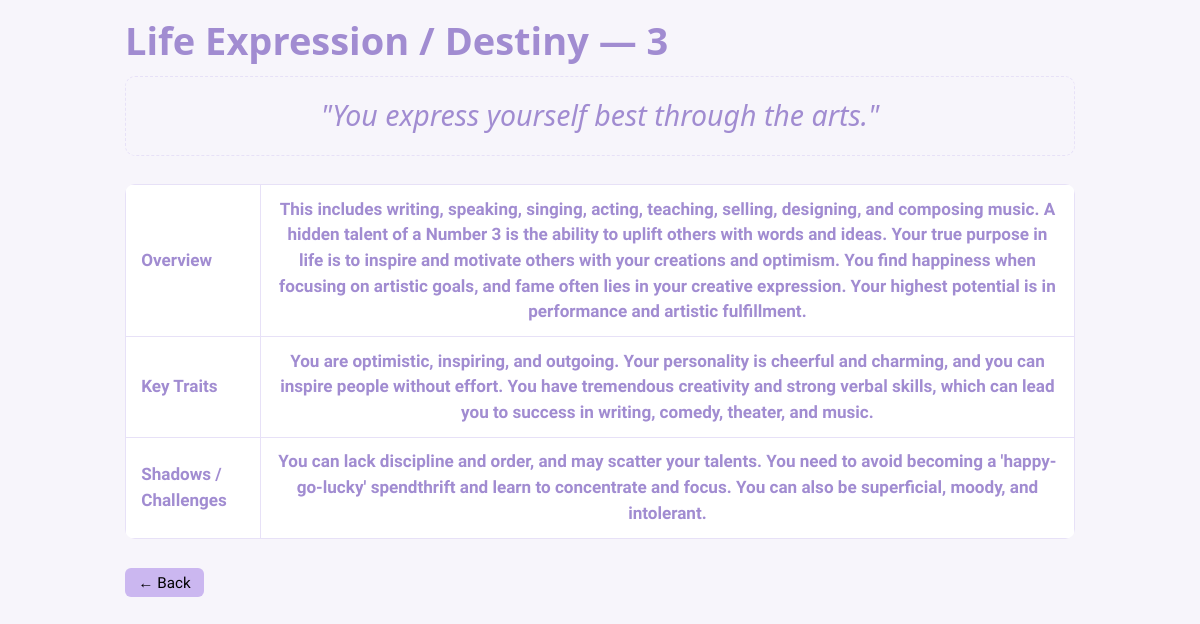
Screenshot of /numerology/details/life-expression/3 (signed in) with the database file from the repository.
### numerology_app/models.py (models this page shows)
class LifeExpression(db.Model):
    __tablename__ = "life_expression"
    id = db.Column(db.Integer, primary_key=True)
    number = db.Column(db.String(5), nullable=False, unique=True)
    description = db.Column(db.Text)
    key_traits = db.Column(db.Text)
    shadows = db.Column(db.Text)

### numerology_app/routes/numerology_details.py (the view)
@numerology_details_bp.route("/life-expression/<int:number>")
def life_expression_detail(number):
    data = LifeExpression.query.filter_by(number=str(number)).first()
    return render_template("numerology/details/life_expression.html", number=number, data=data)

### numerology_app/routes/numerology_details.py (called while the page is built)
@numerology_details_bp.before_request
def require_login():
    if "user" not in session:
        flash("You must be logged in to view this page.", "error")
        return redirect(url_for("auth.login"))

### numerology_app/templates/numerology/details/life_expression.html (shortened to what this page needs)
{% extends "base.html" %}
{% block content %}
<section class="numerology-detail">
  <h1>Life Expression / Destiny — {{ number }}</h1>
  {% if data %}
    {% if data.description %}
      {% set parts = data.description.split('.', 1) %}
      <h2 class="expression-subtitle">
        "{{ parts[0] | trim }}."
      </h2>
      <table class="detail-table">
        <tbody>
          <tr>
            <td><strong>Overview</strong></td>
            <td>{{ parts[1] | trim if parts|length > 1 else "—" }}</td>
          </tr>
          <tr><td><strong>Key Traits</strong></td><td>{{ data.key_traits or "—" }}</td></tr>
          <tr><td><strong>Shadows / Challenges</strong></td><td>{{ data.shadows or "—" }}</td></tr>
        </tbody>
      </table>
    {% endif %}
  {% else %}
    <p>No data found for Expression {{ number }}.</p>
  {% endif %}
  <p style="margin-top:1.5rem;"><a href="{{ url_for('numerology.numerology_home') }}" class="secondary compact-button">← Back</a></p>
</section>
{% endblock %}

### numerology_app/static/css/custom.css (style rules this page uses)
:root { color-scheme: light !important; --pico-background-color: #ffffff !important; --pico-color: #a18cd1 !important; --color-bg: #F7F5FB; --color-surface: #FFFFFF; --color-accent: #A18CD1; --color-accent-light: #CBB7F0; --color-border: #E7E1F7; --color-hover: #917BC5; --color-text: #000000; --radius: 10px; --shadow: 0 2px 8px rgba(0, 0, 0, 0.06); --pico-form-element-background-color: var(--color-surface); --pico-form-element-border-color: var(--color-border); --pico-form-element-color: #333333; }
html, body { height: 100%; background-color: var(--color-bg); font-family: 'Funnel Sans', sans-serif; color: var(--color-text); margin: 0; padding: 0; }
h1, h2, h3, h4 { color: var(--color-accent); font-weight: 600; margin-top: 0; margin-bottom: 0.75rem; }
a { color: var(--color-accent); text-decoration: none; }
.primary-table, .detail-table { width: 100%; border-collapse: collapse; border-radius: var(--radius); overflow: hidden; font-size: 0.9rem; }
.primary-table th, .primary-table td, .detail-table th, .detail-table td { border: 1px solid var(--color-border); padding: 0.6rem 0.8rem; text-align: left; vertical-align: middle; }
.primary-table td:nth-child(2), .detail-table td:nth-child(2) { text-align: center; font-weight: 600; }
.primary-table tr:nth-child(even), .detail-table tr:nth-child(even) { background: #FAF9FD; }
button, .compact-button, .secondary { border: none; border-radius: 6px; padding: 0.45rem 0.9rem; font-family: inherit; font-weight: 500; cursor: pointer; transition: all 0.2s ease-in-out; white-space: nowrap; }
.compact-button { background-color: var(--color-accent); color: white; }
.secondary { font-size: 0.8rem; padding: 0.3rem 0.7rem; background-color: var(--color-accent-light); color: var(--color-text); }

### numerology_app/templates/numerology/details/life_expression.html (style rules this page uses)
.expression-subtitle { font-size: 1.5rem; font-weight: 500; font-style: italic; color: var(--color-accent); text-align: center; padding: 1rem; margin: 0.5rem 0 1.5rem 0; border: 1px dashed var(--color-border); border-radius: var(--radius); line-height: 1.4; }
.numerology-detail .detail-table { margin-top: 0; }

### rows the page displays
LifeExpression: key_traits "You are optimistic, inspiring, and outgoing. Your personality is cheerful and charming, and you can inspire people without effort. You have tremendous creativity and strong verbal skills, which can lead you to success in writing, comedy, theater, and music.", shadows "You can lack discipline and order, and may scatter your talents. You need to avoid becoming a 'happy-go-lucky' spendthrift and learn to concentrate and focus. You can also be superficial, moody, and intolerant."

### other values shown
{{ number }} "3"
{{ parts[0] | trim }} "You express yourself best through the arts"
